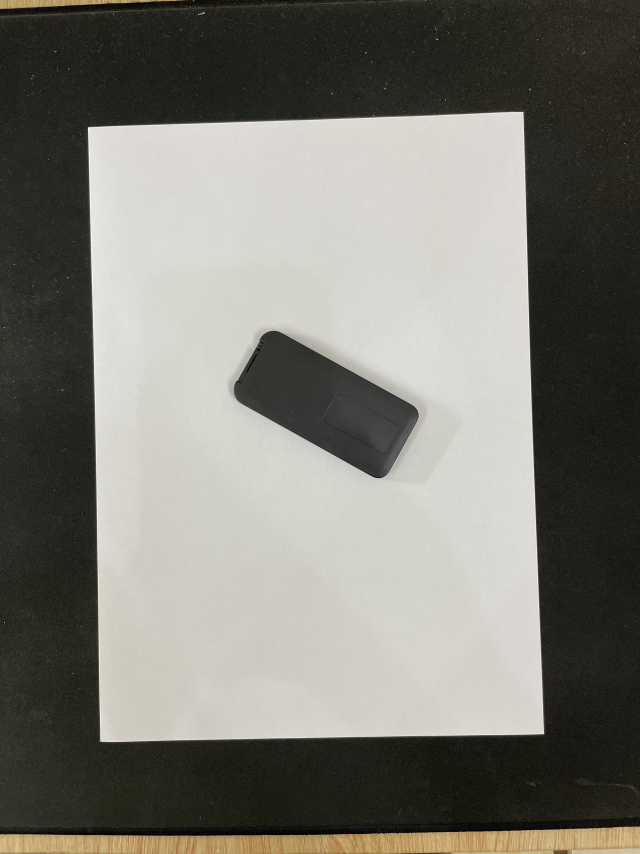
#> input picture test_images/test1.jpg, 1920 x 2560 px (shown at 1/3 size); its folder holds only this picture in this run
$ python static_images.py
#> lines starting #> are read from the running program, lines starting #| are printed output that depends on the picture; after the words box and inside, x2 and y2 are one past the last pixel; in counts of white or black regions, pixels touching at a corner belong together
### ultilities.py
from blend_modes import divide
import cv2
import numpy as np


# [51 lines left out: functions de_shadow, biggest_contour, not called in this run]


def get_contours(
    bgr_image,
    canny_threshold=(100, 200),
    min_area=500,
    shadow_free=False,
    show_canny=False,
    draw_cont=False,
):
    # preprocess img
    if shadow_free:
        no_shadow_img = de_shadow(bgr_image)
        gray_img = cv2.cvtColor(no_shadow_img, cv2.COLOR_BGR2GRAY)
    else:
        gray_img = cv2.cvtColor(bgr_image, cv2.COLOR_BGR2GRAY)
    blur_img = cv2.GaussianBlur(gray_img, (5, 5), 1)
    # find edges and more preprocess
    canny_img = cv2.Canny(blur_img, canny_threshold[0], canny_threshold[1])
    kernel = np.ones((5, 5))
    dilate_img = cv2.dilate(canny_img, kernel, iterations=3)
    erode_img = cv2.erode(dilate_img, kernel, iterations=2)
    if show_canny:
        cv2.imshow(
            "Cany edge dectection",
            cv2.resize(erode_img, None, fx=0.35, fy=0.35, interpolation=cv2.INTER_AREA),
        )
    # find contours
    contours, _ = cv2.findContours(
        erode_img, cv2.RETR_EXTERNAL, cv2.CHAIN_APPROX_SIMPLE
    )
    final_contours = []
    for cont in contours:
        area = cv2.contourArea(cont)
        if area > min_area:
            peri = cv2.arcLength(cont, closed=True)
            approx_corners = cv2.approxPolyDP(cont, 0.02 * peri, closed=True)
            bbox = cv2.boundingRect(approx_corners)
            if len(approx_corners) == 4:
                final_contours.append((area, approx_corners, bbox, cont))
    final_contours = sorted(final_contours, key=lambda x: x[0], reverse=True)
    if draw_cont:
        for cont in final_contours:
            cv2.drawContours(bgr_image, cont[3], -1, (0, 0, 255), 7)
    return final_contours


def reorder_corner_points(points):
    new_points = np.zeros_like(points)
    reshape_points = points.reshape((4, 2))  # reshape into 2-D array
    # Find the upper left corner and the lower right corner
    add = np.sum(reshape_points, axis=1)
    new_points[0] = reshape_points[np.argmin(add)]
    new_points[3] = reshape_points[np.argmax(add)]
    # Find the upper right corner and the lower left corner
    diff = np.diff(reshape_points, axis=1)
    new_points[1] = reshape_points[np.argmin(diff)]
    new_points[2] = reshape_points[np.argmax(diff)]
    return new_points


def warp_image(img, corner_points, width, height, pad=10):
    points = reorder_corner_points(corner_points)
    # Find perspective transform matrix
    pts1 = np.float32(points)
    pts2 = np.float32([[0, 0], [width, 0], [0, height], [width, height]])
    matrix = cv2.getPerspectiveTransform(pts1, pts2)
    # warping perspective
    warp_img = cv2.warpPerspective(img, matrix, (width, height))
    warp_img = warp_img[pad : warp_img.shape[0] - pad, pad : warp_img.shape[1] - pad]
    return warp_img


def calculate_distance(pts1, pst2):
    return ((pst2[0] - pts1[0]) ** 2 + (pst2[1] - pts1[1]) ** 2) ** 0.5

### static_images.py
import cv2
import os
from ultilities import (
    get_contours,
    warp_image,
    calculate_distance,
    reorder_corner_points,
)

# test_img_path = 'test_images/test3.jpg'
w_a4 = 210
h_a4 = 297
scale = 3
for path in os.listdir("test_images"):
    test_img = cv2.imread("test_images/" + path)
#> test_img is the input picture: shape (2560, 1920, 3); mean B, G, R 114.4, 122.1, 123.4

    # test_img = de_shadow(test_img)
    contours = get_contours(test_img, min_area=50000, draw_cont=False, show_canny=False)
#> in get_contours, `gray_img = cv2.cvtColor(bgr_image, cv2.COLOR_BGR2GRAY)`:
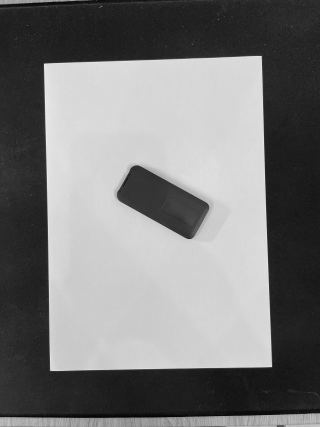
#> gray_img: shape (2560, 1920) (shown at 1/6 size); min 0, max 255, mean 121.6
#> in get_contours, `canny_img = cv2.Canny(blur_img, canny_threshold[0], canny_threshold[1])`:
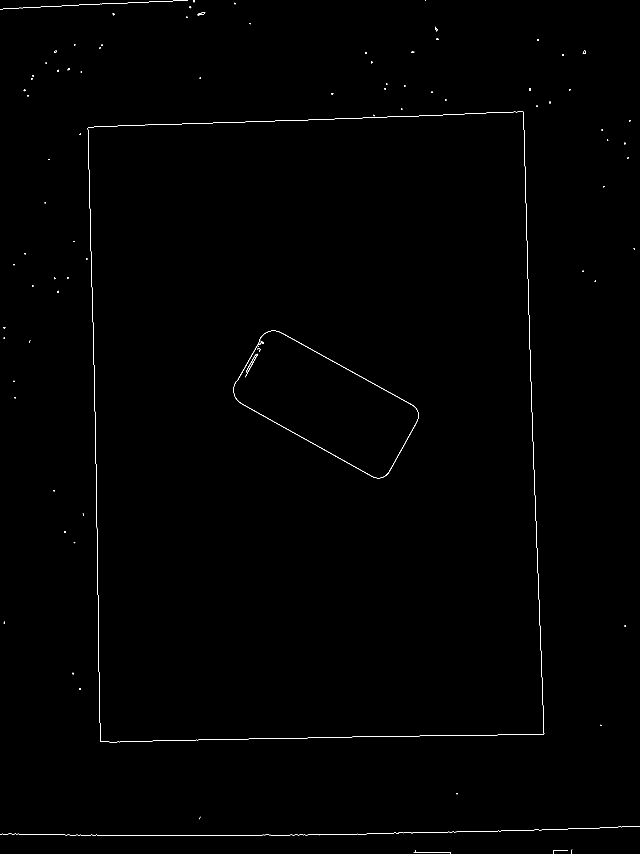
#> canny_img: shape (2560, 1920) (shown at 1/3 size); 0.25% white in thin lines or dots
#> in get_contours, `erode_img = cv2.erode(dilate_img, kernel, iterations=2)`:
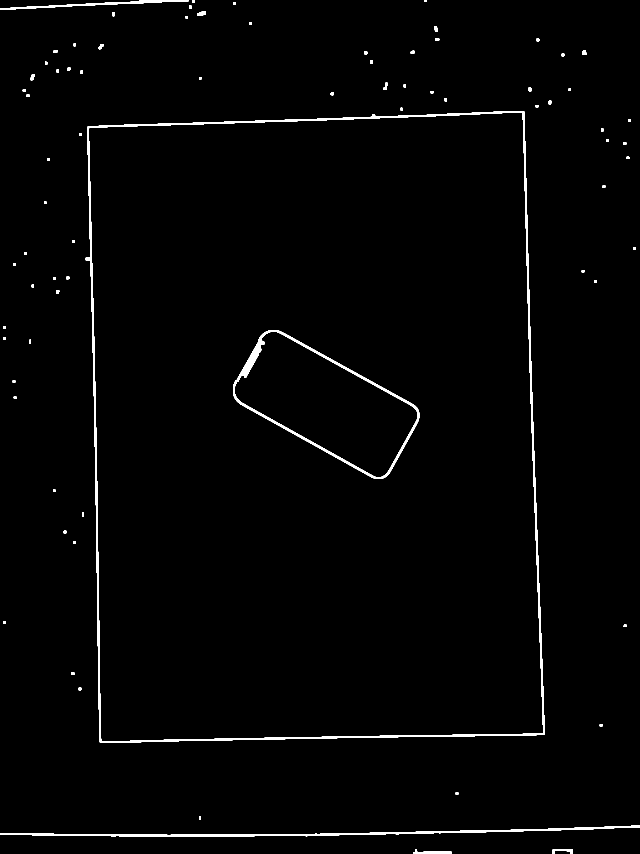
#> erode_img: shape (2560, 1920) (shown at 1/3 size); 1.3% white; 78 white regions
#> in get_contours, `contours, _ = cv2.findContours( erode_img, cv2.RETR_EXTERNAL, cv2.CHAI..`: contours = 77 contours; largest, box (x1, y1, x2, y2) and area: (257, 333, 1635, 2229) 2452390, (0, 2477, 1920, 2510) 8536, (0, 0, 566, 30) 2622, (1239, 2548, 1355, 2560) 466, (1658, 2547, 1719, 2560) 322
#> the loop in get_contours, `for cont in contours:` made 77 passes
#> (area, peri, approx_corners, bbox) on pass 39: (2452389.5, 6472.8, [[1571, 333], [262, 380], [299, 2226], [1634, 2203]], (262, 333, 1373, 1894))
#> after the loop in get_contours, `for cont in contours:`: final_contours = 1 item
#> contours = 1 item

    if len(contours) != 0:
        biggest_rect = contours[0][1]
#> biggest_rect = [[1571, 333], [262, 380], [299, 2226], [1634, 2203]]
        warp_img = warp_image(
            test_img, biggest_rect, width=scale * w_a4, height=scale * h_a4
        )
#> in reorder_corner_points, `reshape_points = points.reshape((4, 2))`: reshape_points has the same summary as biggest_rect outside reorder_corner_points
#> in reorder_corner_points, `add = np.sum(reshape_points, axis=1)`: add = [1904, 642, 2525, 3837]
#> in reorder_corner_points, `diff = np.diff(reshape_points, axis=1)`: diff = [-1238, 118, 1927, 569]
#> in warp_image, `points = reorder_corner_points(corner_points)`: points = [[262, 380], [1571, 333], [299, 2226], [1634, 2203]]
#> in warp_image, `pts1 = np.float32(points)`: pts1 has the same summary as points
#> in warp_image, `matrix = cv2.getPerspectiveTransform(pts1, pts2)`: matrix = [[0.491, -0.00983, -124.8], [0.0178, 0.495, -192.7], [1.06e-05, 1.03e-05, 1]]
        contours2 = get_contours(
            warp_img,
            canny_threshold=(50, 100),
            min_area=100,
            draw_cont=False,
            show_canny=False,
        )
#> call 2 of get_contours, with canny_threshold = (50, 100), min_area = 100, shadow_free = False, show_canny = False, draw_cont = False
#> in get_contours (call 2), `dilate_img = cv2.dilate(canny_img, kernel, iterations=3)`:
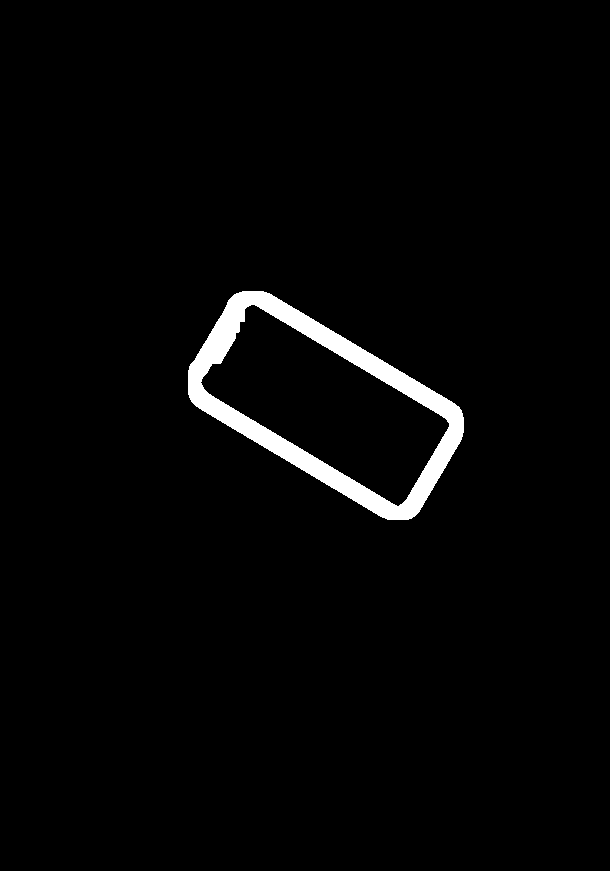
#> dilate_img: shape (871, 610); 2.4% white; 1 white region, box (x1, y1, x2, y2) and area: (188, 291, 464, 520) 12782
#> in get_contours (call 2), `erode_img = cv2.erode(dilate_img, kernel, iterations=2)`:
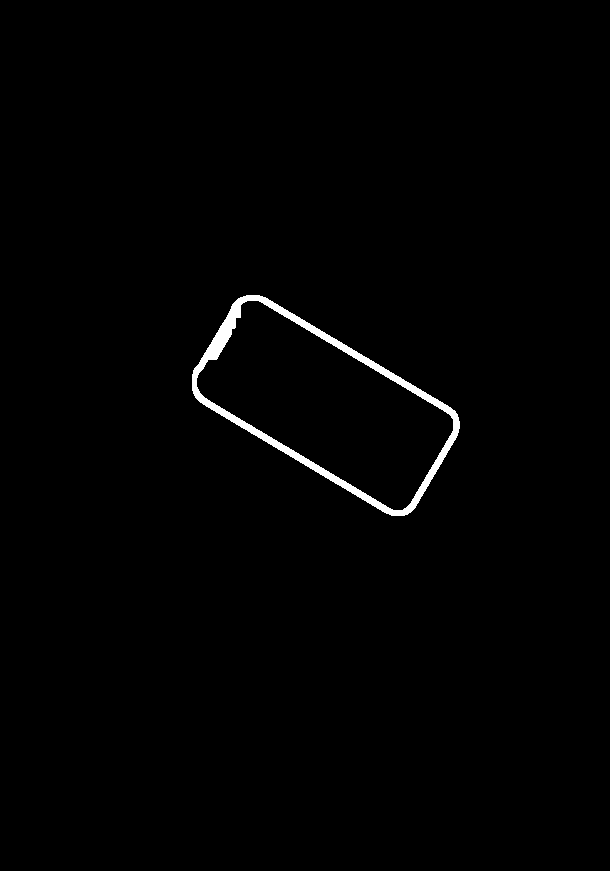
#> erode_img: shape (871, 610); 0.97% white; 1 white region
#> in get_contours (call 2), `contours, _ = cv2.findContours( erode_img, cv2.RETR_EXTERNAL, cv2.CHAI..`: contours = 1 contour; box (x1, y1, x2, y2) and area: (192, 295, 460, 516) 31513
#> the loop in get_contours (call 2), `for cont in contours:` made 1 pass
#> (area, peri, approx_corners, bbox) on pass 1: (31513, 773.7, [[238, 298], [195, 397], [410, 512], [455, 411]], (195, 298, 261, 215))
#> contours2 = 1 item
        if len(contours2) != 0:
            for cont in contours2:
                points = reorder_corner_points(cont[1])
                # calculate width and height of object
                width_obj = calculate_distance(points[0][0], points[1][0]) // scale
                height_obj = calculate_distance(points[0][0], points[2][0]) // scale
                # display dimension of obj
                cv2.arrowedLine(
                    warp_img,
                    points[0][0],
                    points[1][0],
                    color=(0, 255, 0),
                    thickness=3,
                    tipLength=0.05,
                )
                cv2.arrowedLine(
                    warp_img,
                    points[0][0],
                    points[2][0],
                    color=(0, 255, 0),
                    thickness=3,
                    tipLength=0.05,
                )
                x, y, w, h = cont[2]
                cv2.putText(
                    warp_img,
                    f"{width_obj} mm",
                    (x + w // 2, y - 10),
                    cv2.FONT_HERSHEY_SIMPLEX,
                    fontScale=0.6,
                    color=(0, 0, 255),
                    thickness=2,
                )
                cv2.putText(
                    warp_img,
                    f"{height_obj} mm",
                    (x - 70, y + h // 2),
                    cv2.FONT_HERSHEY_SIMPLEX,
                    fontScale=0.6,
                    color=(0, 0, 255),
                    thickness=2,
                )
#> this loop made 1 pass
#> (reshape_points in reorder_corner_points, add in reorder_corner_points, diff in reorder_corner_points, points, width_obj, height_obj, x) on pass 1: ([[238, 298], [195, 397], [410, 512], [455, 411]], [536, 592, 922, 866], [60, 202, 102, -44], [[238, 298], [455, 411], [195, 397], [410, 512]], 81, 35, 195)
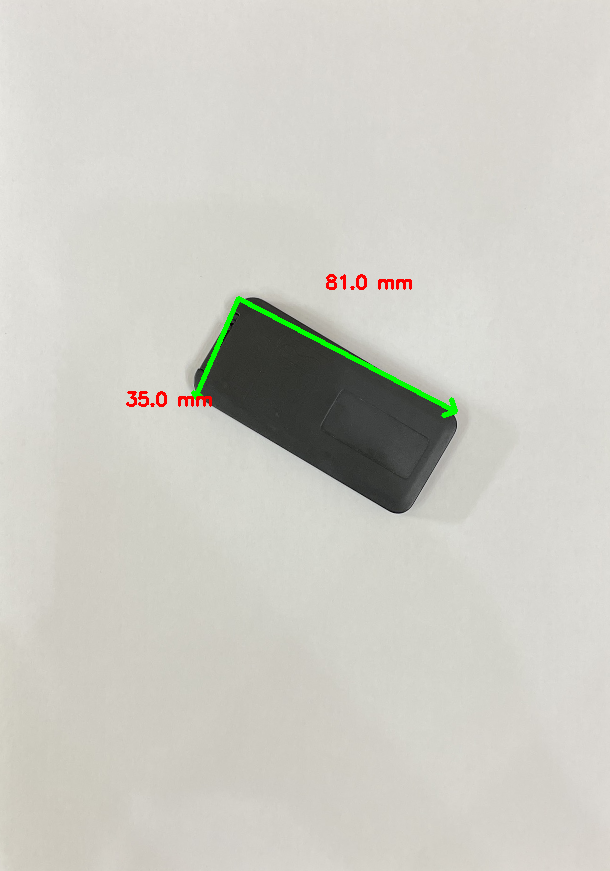
#> warp_img: shape (871, 610, 3); mean B, G, R 196, 203.5, 204.4
        cv2.imshow("A4", warp_img)

    display_test = cv2.resize(
        test_img, None, fx=0.35, fy=0.35, interpolation=cv2.INTER_AREA
    )
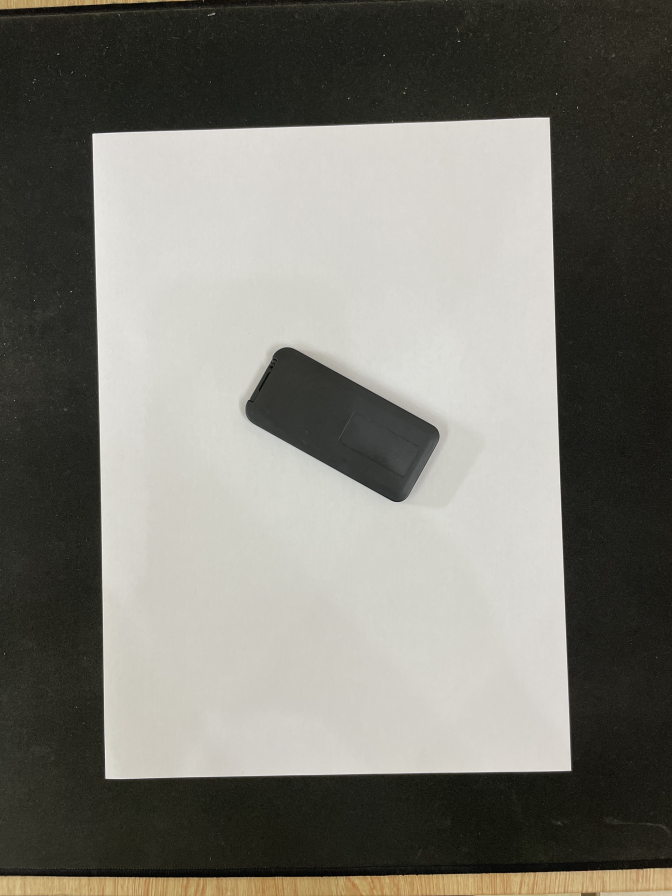
#> display_test: shape (896, 672, 3); mean B, G, R 114.4, 122.1, 123.4
    cv2.imshow("test", display_test)
    cv2.waitKey(0)
    cv2.destroyAllWindows()

$ run again, on test_images/test5.jpg
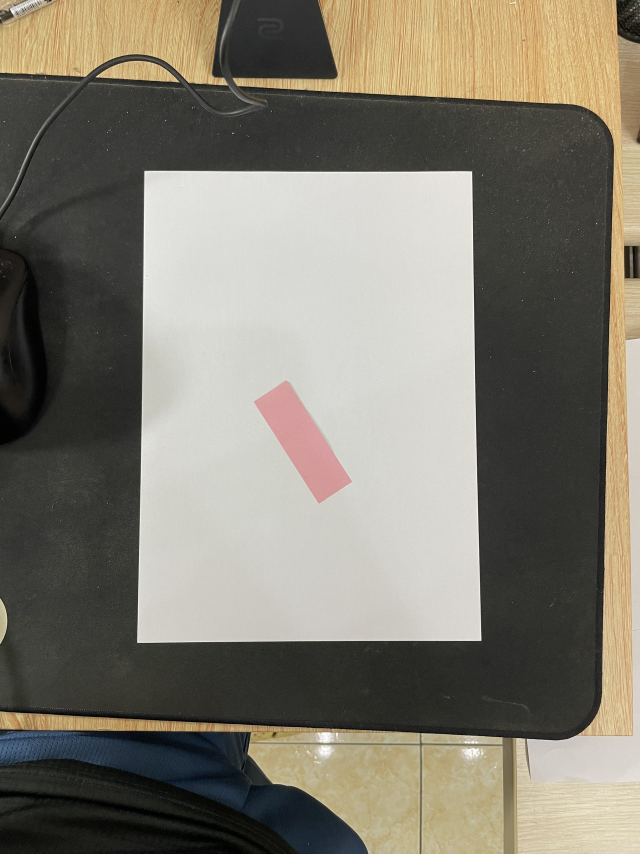
#> input picture test_images/test5.jpg, 1920 x 2560 px (shown at 1/3 size)
#> test_img is the input picture: shape (2560, 1920, 3); mean B, G, R 111.3, 123.3, 128
#> canny_img: shape (2560, 1920); 0.5% white in thin lines or dots
#> dilate_img: shape (2560, 1920); 6.4% white; 108 white regions, largest, box (x1, y1, x2, y2) and area: (0, 0, 1848, 2560) 138933, (405, 506, 1451, 1935) 63685, (0, 0, 769, 320) 30319
#> erode_img: shape (2560, 1920); 2.7% white; 113 white regions
#> in get_contours, `contours, _ = cv2.findContours( erode_img, cv2.RETR_EXTERNAL, cv2.CHAI..`: contours = 113 contours; largest, box (x1, y1, x2, y2) and area: (409, 510, 1447, 1931) 1425698, (0, 0, 1844, 2560) 59906, (0, 0, 765, 316) 20537, (0, 312, 165, 662) 7500, (0, 0, 185, 156) 6484
#> the loop in get_contours, `for cont in contours:` made 113 passes
#> (area, peri, approx_corners, bbox) on pass 58: (1425698, 4879.3, [[432, 511], [410, 1930], [1445, 1924], [1418, 512]], (410, 511, 1036, 1420))
#> after the loop in get_contours, `for cont in contours:`: final_contours = 1 item
#> biggest_rect = [[432, 511], [410, 1930], [1445, 1924], [1418, 512]]
#> reshape_points has the same summary as biggest_rect outside reorder_corner_points
#> add = [943, 2340, 3369, 1930]
#> diff = [79, 1520, 479, -906]
#> in warp_image, `points = reorder_corner_points(corner_points)`: points = [[432, 511], [1418, 512], [410, 1930], [1445, 1924]]
#> pts1 has the same summary as points
#> matrix = [[0.646, 0.01, -284.2], [-0.000679, 0.67, -342], [-4.91e-06, 3.56e-05, 1]]
#> gray_img: shape (871, 610)
#> blur_img: shape (871, 610)
#> canny_img: shape (871, 610); 0.15% white in thin lines or dots, all inside (x1, y1, x2, y2) = (201, 397, 385, 628)
#> dilate_img: shape (871, 610); 2% white; 1 white region, box (x1, y1, x2, y2) and area: (195, 391, 391, 634) 10605
#> erode_img: shape (871, 610); 0.78% white; 1 white region
#> in get_contours (call 2), `contours, _ = cv2.findContours( erode_img, cv2.RETR_EXTERNAL, cv2.CHAI..`: contours = 1 contour; box (x1, y1, x2, y2) and area: (199, 395, 387, 630) 18794
#> the loop in get_contours (call 2), `for cont in contours:` made 1 pass
#> (area, peri, approx_corners, bbox) on pass 1: (18794.5, 656.3, [[257, 395], [199, 438], [326, 629], [386, 584]], (199, 395, 188, 235))
#> contours2 = 1 item
#> the loop `for cont in contours2:` made 1 pass
#> (reshape_points in reorder_corner_points, add in reorder_corner_points, diff in reorder_corner_points, points, width_obj, height_obj, x) on pass 1: ([[257, 395], [199, 438], [326, 629], [386, 584]], [652, 637, 955, 970], [138, 239, 303, 198], [[199, 438], [257, 395], [326, 629], [386, 584]], 24, 76, 199)
#> after the loop `for cont in contours2:`:
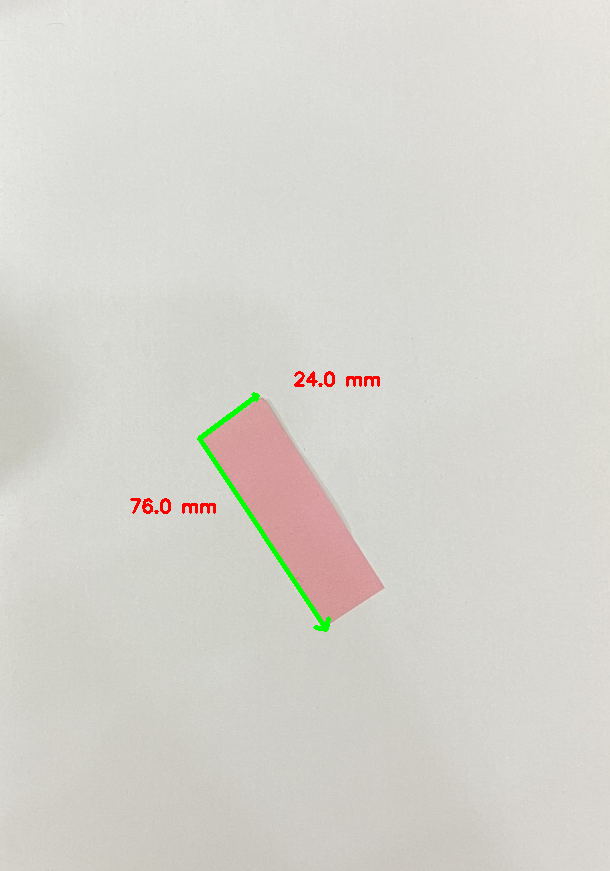
#> warp_img: shape (871, 610, 3); mean B, G, R 205.9, 212.3, 214
#> `display_test = cv2.resize( test_img, None, fx=0.35, fy=0.35, interpola..`:
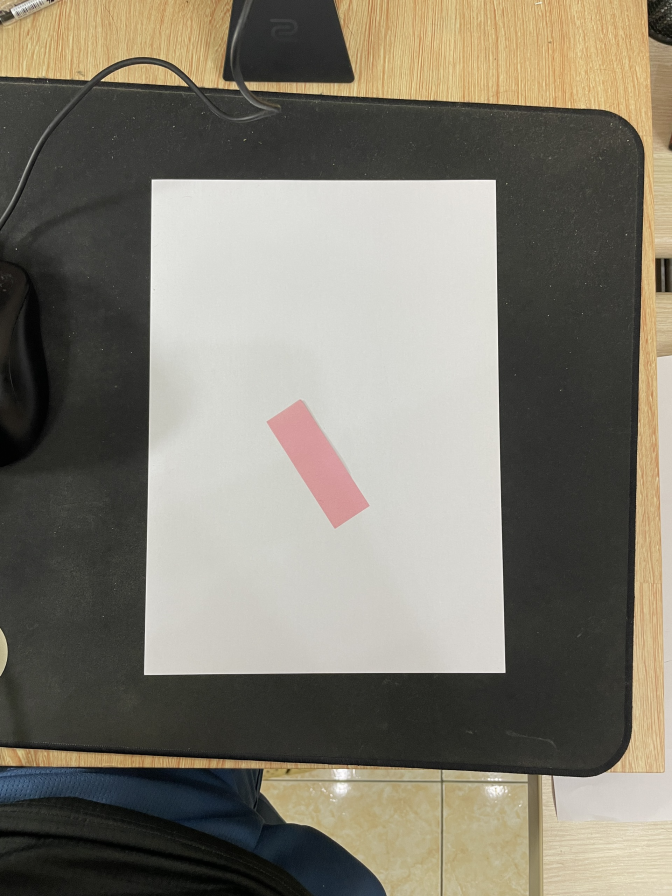
#> display_test: shape (896, 672, 3); mean B, G, R 111.3, 123.3, 128
